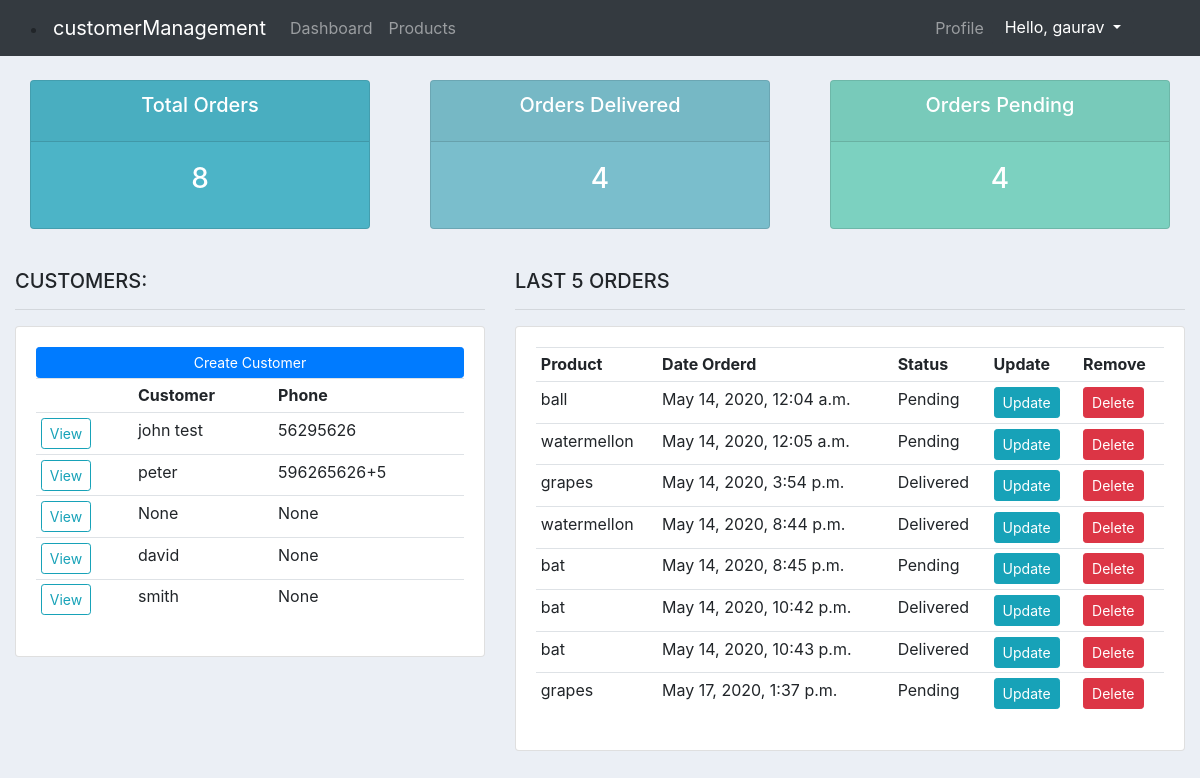
The app's page / (signed in), older data.
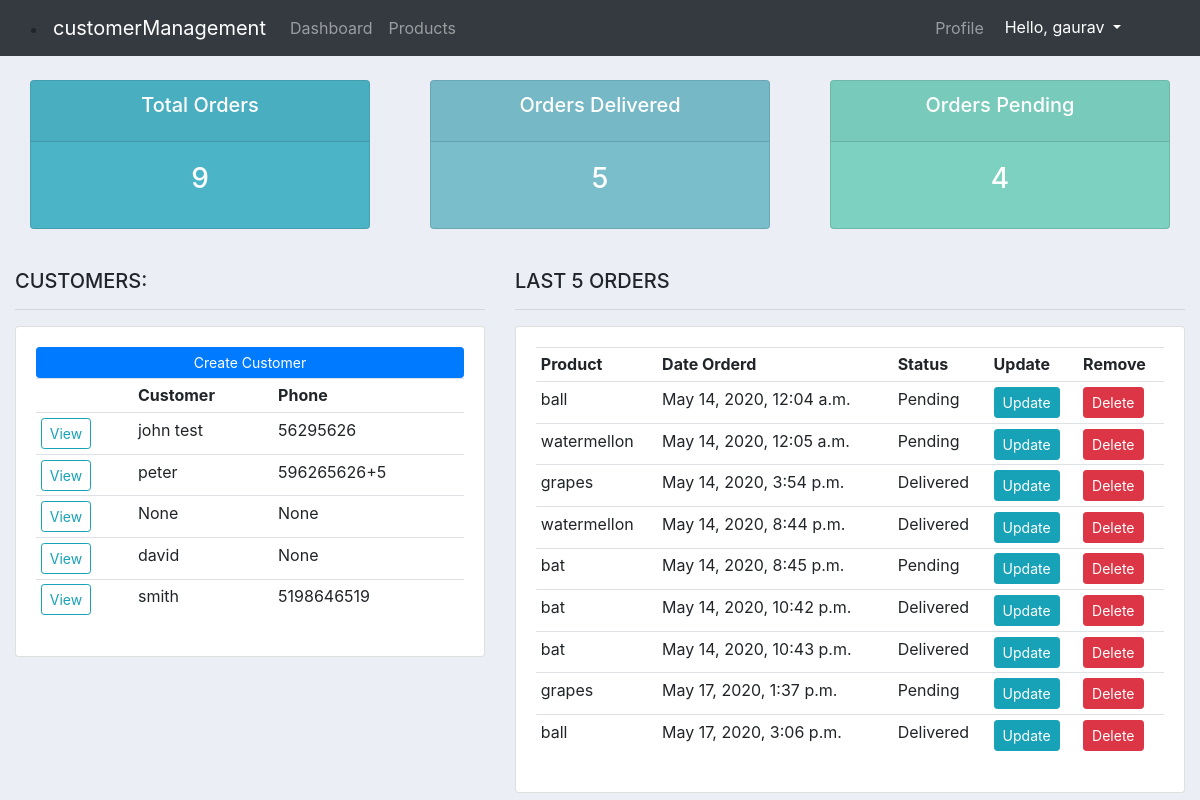
The same page, newer data.
### accounts/models.py (models this page shows, shortened)
class Customer(models.Model):
    user = models.OneToOneField(User, null=True, blank=True, on_delete=models.CASCADE)
    name = models.CharField(max_length=200, null=True)
    phone = models.CharField(max_length=200, null=True)
    email = models.EmailField(null=True)
    profile_pic = models.ImageField(default="profile_pic.jpg",null=True, blank=True)
    date_created = models.DateTimeField(auto_now_add=True)

class Order(models.Model):
    STATUS = (
        ('Pending','Pending'),
        ('Out for delivery','Out for delivery'),
        ('Delivered','Delivered'),
    )
    customer = models.ForeignKey(Customer, null=True, on_delete=models.SET_NULL)
    product = models.ForeignKey(Product, null=True, on_delete=models.SET_NULL)
    date_created = models.DateTimeField(auto_now_add=True, null=True)
    status = models.CharField(max_length=200, null=True, choices=STATUS)

class Product(models.Model):
    CATEGORY = (
        ('Indoor','Indoor'),
        ('Outdoor','Outdoor'),
    )
    name = models.CharField(max_length=200, null=True)
    price = models.FloatField(null=True)
    category = models.CharField(max_length=200, null=True, choices=CATEGORY)
    desciption = models.CharField(max_length=200, null=True, blank=True)
    date_created = models.DateTimeField(auto_now_add=True, null=True)
    tag = models.ManyToManyField(Tag)
    def __str__(self):
        return self.name

### accounts/decorators.py (the view)
    def wrapper_function(request, *args, **kwargs):
        group = None
        if request.user.groups.exists():
            group = request.user.groups.all()[0].name
        if group == 'customer':
            return redirect('user-page')
        if group == 'admin':
            return view_func(request, *args, **kwargs)

### accounts/views.py (called while the page is built)
@login_required(login_url="loginuser")
@admin_only
def home(request):
    customers = Customer.objects.all()
    orders = Order.objects.all()
    total_customers = customers.count()
    total_orders = orders.count()
    delivered = orders.filter(status = 'Delivered').count()
    pending = orders.filter(status = 'Pending').count()
    context = {
        'orders':orders,
        'customers':customers,
        'total_customers':total_customers,
        'delivered':delivered,
        'pending':pending,
        'total_orders':total_orders,
    }
    return render(request, 'accounts/dashboard.html', context)

### accounts/templates/accounts/dashboard.html
{%  extends 'accounts/main.html' %}
{% block content %}
{%  include 'accounts/status.html' %}
<br>
<div class="row">
	<div class="col-md-5">
		<h5>CUSTOMERS:</h5>
		<hr>
		<div class="card card-body">
			<a class="btn btn-primary  btn-sm btn-block" href="">Create Customer</a>
			<table class="table table-sm">
				<tr>
					<th></th>
					<th>Customer</th>
					<th>Phone</th>
				</tr>
				{% for customer in customers %}
				<tr>
					<td><a class="btn btn-outline-info btn-sm "href="{% url 'customer' customer.id %}">View</a></td>
					<td> {{ customer.name }} </td>
					<td> {{ customer.phone }} </td>
				</tr>
				{% endfor %}
			</table>
		</div>
	</div>
	<div class="col-md-7">
		<h5>LAST 5 ORDERS</h5>
		<hr>
		<div class="card card-body">
			<table class="table table-sm">
				<tr>
					<th>Product</th>
					<th>Date Orderd</th>
					<th>Status</th>
					<th>Update</th>
					<th>Remove</th>
				</tr>
				{% for order in orders %}
					<tr>
						<td>{{order.product}}</td>
						<td>{{order.date_created}}</td>
						<td>{{order.status}}</td>
						<td><a class="btn btn-info btn-sm " href="{% url 'update_order' order.id %}">Update</a></td>
						<td><a class="btn btn-danger btn-sm " href="{% url 'delete_order' order.id %}">Delete</a></td>
					</tr>
				{% endfor %}
			</table>
		</div>
	</div>
</div>
{% endblock %}

Row changes from the older to the newer data that the page shows:
changed Customer "smith": phone "None" → "5198646519"
added Order: product "ball", date_created "May 17, 2020, 3:06 p.m.", status "Delivered"
Text that changed along with them:
{{ total_orders }}: "8" → "9"
{{ delivered }}: "4" → "5"
